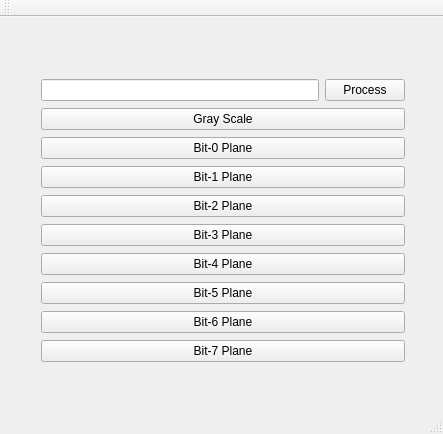
<?xml version="1.0" encoding="UTF-8"?>
<ui version="4.0">
 <class>MainWindow</class>
 <widget class="QMainWindow" name="MainWindow">
  <property name="geometry">
   <rect>
    <x>0</x>
    <y>0</y>
    <width>443</width>
    <height>434</height>
   </rect>
  </property>
  <property name="windowTitle">
   <string>Bit-Plane Slicing</string>
  </property>
  <widget class="QWidget" name="centralWidget">
   <widget class="QWidget" name="verticalLayoutWidget">
    <property name="geometry">
     <rect>
      <x>30</x>
      <y>50</y>
      <width>386</width>
      <height>307</height>
     </rect>
    </property>
    <layout class="QVBoxLayout" name="verticalLayout">
     <item>
      <layout class="QHBoxLayout" name="horizontalLayout">
       <item>
        <widget class="QLineEdit" name="FileNameField"/>
       </item>
       <item>
        <widget class="QPushButton" name="inputBt">
         <property name="text">
          <string>Process</string>
         </property>
        </widget>
       </item>
      </layout>
     </item>
     <item>
      <widget class="QPushButton" name="pushButton">
       <property name="text">
        <string>Gray Scale</string>
       </property>
      </widget>
     </item>
     <item>
      <widget class="QPushButton" name="bit0Bt">
       <property name="text">
        <string>Bit-0 Plane</string>
       </property>
      </widget>
     </item>
     <item>
      <widget class="QPushButton" name="bit1Bt">
       <property name="text">
        <string>Bit-1 Plane</string>
       </property>
      </widget>
     </item>
     <item>
      <widget class="QPushButton" name="bit2Bt">
       <property name="text">
        <string>Bit-2 Plane</string>
       </property>
      </widget>
     </item>
     <item>
      <widget class="QPushButton" name="bit3Bt">
       <property name="text">
        <string>Bit-3 Plane</string>
       </property>
      </widget>
     </item>
     <item>
      <widget class="QPushButton" name="bit4Bt">
       <property name="text">
        <string>Bit-4 Plane</string>
       </property>
      </widget>
     </item>
     <item>
      <widget class="QPushButton" name="bit5Bt">
       <property name="text">
        <string>Bit-5 Plane</string>
       </property>
      </widget>
     </item>
     <item>
      <widget class="QPushButton" name="bit6Bt">
       <property name="text">
        <string>Bit-6 Plane</string>
       </property>
      </widget>
     </item>
     <item>
      <widget class="QPushButton" name="bit7Bt">
       <property name="text">
        <string>Bit-7 Plane</string>
       </property>
      </widget>
     </item>
    </layout>
   </widget>
  </widget>
  <widget class="QMenuBar" name="menuBar">
   <property name="geometry">
    <rect>
     <x>0</x>
     <y>0</y>
     <width>443</width>
     <height>21</height>
    </rect>
   </property>
  </widget>
  <widget class="QToolBar" name="mainToolBar">
   <attribute name="toolBarArea">
    <enum>TopToolBarArea</enum>
   </attribute>
   <attribute name="toolBarBreak">
    <bool>false</bool>
   </attribute>
  </widget>
  <widget class="QStatusBar" name="statusBar"/>
 </widget>
 <layoutdefault spacing="6" margin="11"/>
 <resources/>
 <connections/>
</ui>
